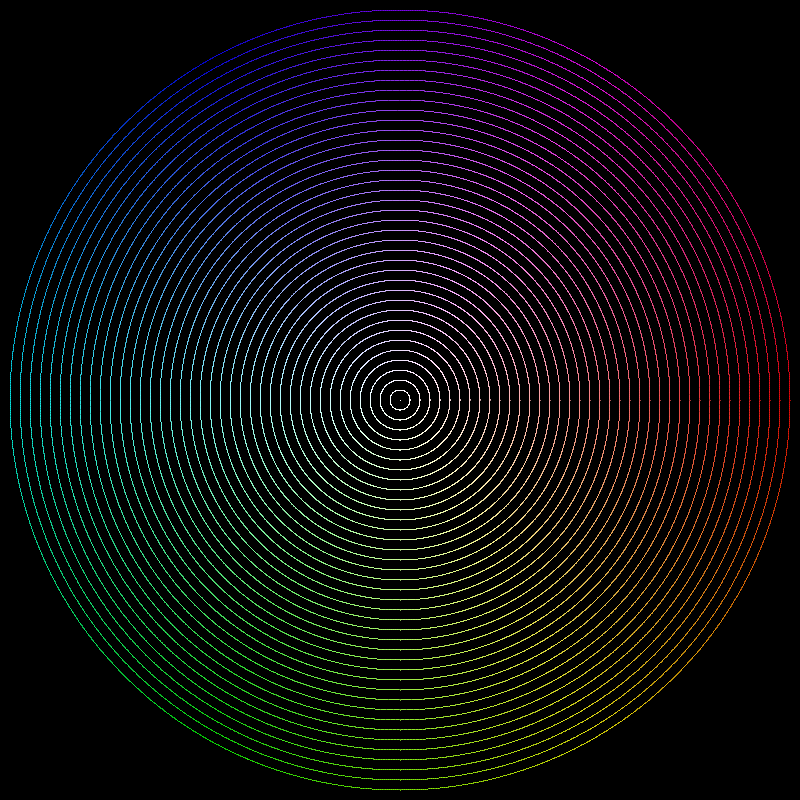
Frame 1 (no input)
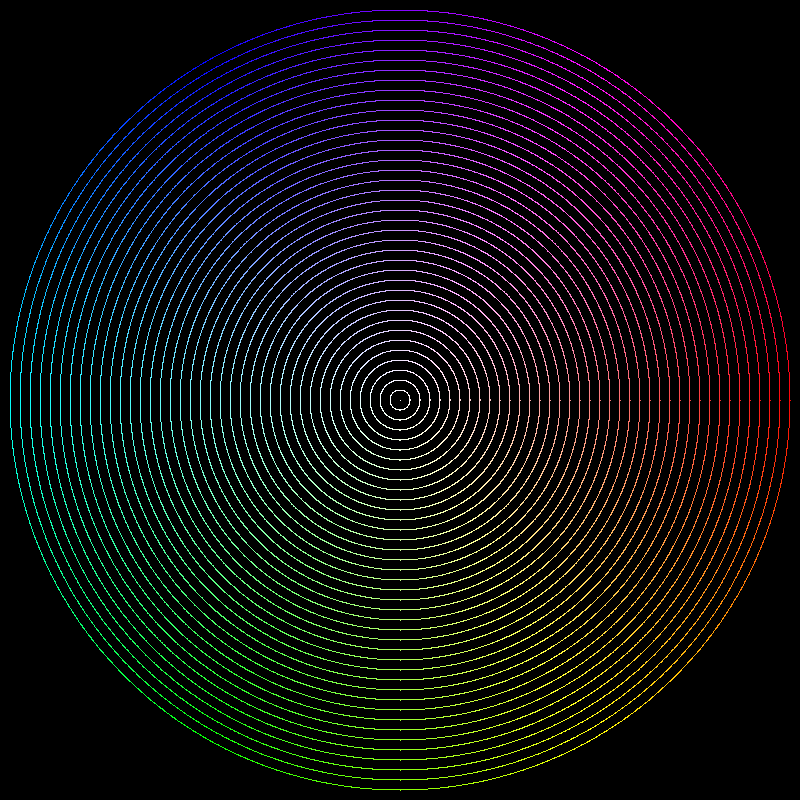
Frame 60 (the mouse pressed at the canvas centre just before this capture)
Frame 120 (the mouse held since frame 60 and released just before this capture): identical to frame 60, image omitted

The Processing sketch that drew these frames (run headless with seeded random() and noise(); from frame 60 on, the mouse is pressed at the canvas centre):

// Processing sketch: sketch_006
// ── sketch_006.pde
int r = 400;

void setup() {
  size(800, 800);
  background(0);
  colorMode(HSB);
}

void draw() {
  translate(400, 400);
  
  for (float i = 0; i < 360; i+=0.1) {
    float rad = radians(i);
    for (int j = 0; j < r; j+=10) {
      float h = map(i, 0, 360, 0, 255);
      float s = map(j, 0, r, 0, 255);
      float b = 255; 
      float x = j * cos(rad);
      float y = j * sin(rad);
      stroke(h, s, b);
      point(x, y);
    }
  }
  
 
  //noLoop();
}
